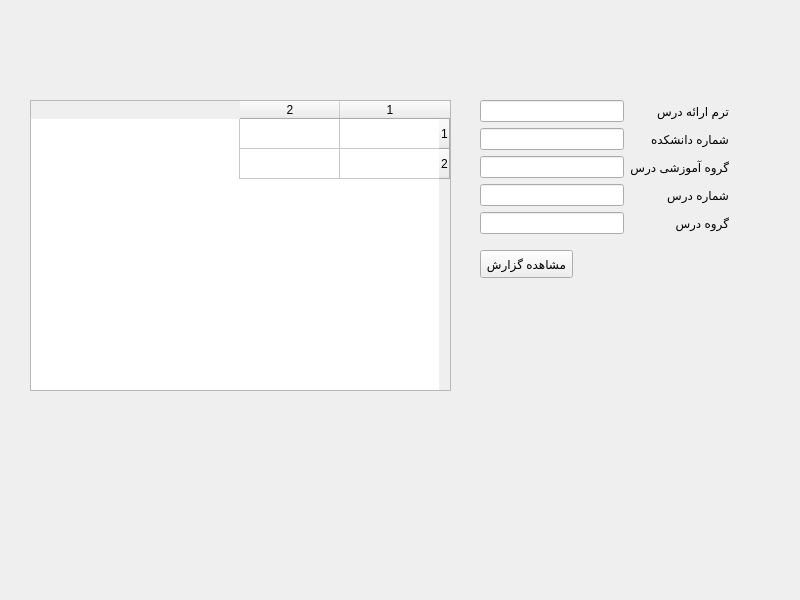
<?xml version="1.0" encoding="UTF-8"?>
<ui version="4.0">
 <class>PresentedCoursesForm</class>
 <widget class="QWidget" name="PresentedCoursesForm">
  <property name="geometry">
   <rect>
    <x>0</x>
    <y>0</y>
    <width>800</width>
    <height>600</height>
   </rect>
  </property>
  <property name="windowTitle">
   <string>Form</string>
  </property>
  <property name="layoutDirection">
   <enum>Qt::RightToLeft</enum>
  </property>
  <widget class="QPushButton" name="PB_Show">
   <property name="geometry">
    <rect>
     <x>480</x>
     <y>250</y>
     <width>93</width>
     <height>28</height>
    </rect>
   </property>
   <property name="text">
    <string>مشاهده گزارش</string>
   </property>
  </widget>
  <widget class="QTableWidget" name="TBW_1">
   <property name="geometry">
    <rect>
     <x>30</x>
     <y>100</y>
     <width>421</width>
     <height>291</height>
    </rect>
   </property>
   <property name="rowCount">
    <number>2</number>
   </property>
   <property name="columnCount">
    <number>2</number>
   </property>
   <row/>
   <row/>
   <column/>
   <column/>
  </widget>
  <widget class="QWidget" name="layoutWidget">
   <property name="geometry">
    <rect>
     <x>480</x>
     <y>100</y>
     <width>249</width>
     <height>136</height>
    </rect>
   </property>
   <layout class="QGridLayout" name="gridLayout">
    <item row="0" column="0">
     <widget class="QLabel" name="L_TermNo">
      <property name="text">
       <string>ترم ارائه درس</string>
      </property>
     </widget>
    </item>
    <item row="0" column="1">
     <widget class="QLineEdit" name="LE_TermNo"/>
    </item>
    <item row="1" column="0">
     <widget class="QLabel" name="L_DepartmentCode">
      <property name="text">
       <string>شماره دانشکده</string>
      </property>
     </widget>
    </item>
    <item row="1" column="1">
     <widget class="QLineEdit" name="LE_DepartmentCode"/>
    </item>
    <item row="2" column="0">
     <widget class="QLabel" name="L_GroupCode">
      <property name="text">
       <string>گروه آموزشی درس</string>
      </property>
     </widget>
    </item>
    <item row="2" column="1">
     <widget class="QLineEdit" name="LE_GroupCode"/>
    </item>
    <item row="3" column="0">
     <widget class="QLabel" name="L_CourseCode">
      <property name="text">
       <string>شماره درس</string>
      </property>
     </widget>
    </item>
    <item row="3" column="1">
     <widget class="QLineEdit" name="LE_CourseCode"/>
    </item>
    <item row="4" column="0">
     <widget class="QLabel" name="L_GroupNo">
      <property name="text">
       <string>گروه درس</string>
      </property>
     </widget>
    </item>
    <item row="4" column="1">
     <widget class="QLineEdit" name="LE_GroupNo"/>
    </item>
   </layout>
  </widget>
 </widget>
 <resources/>
 <connections/>
</ui>
